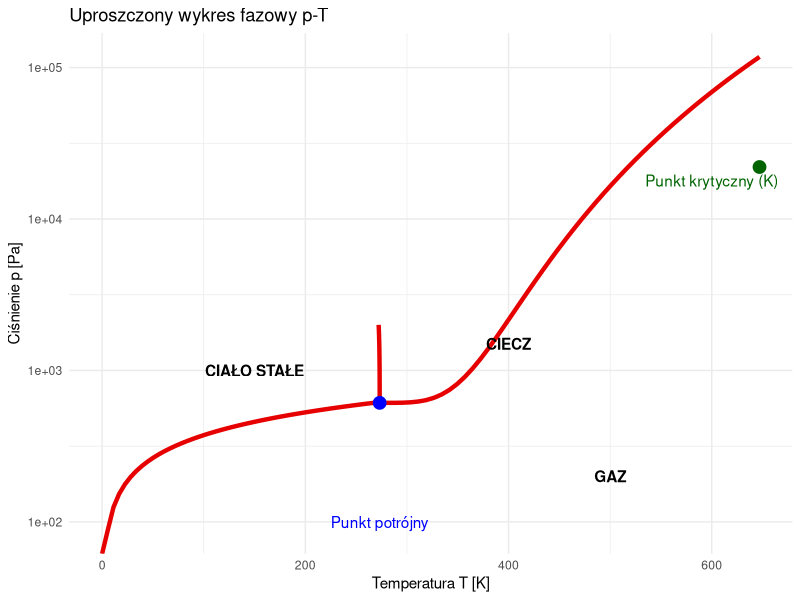
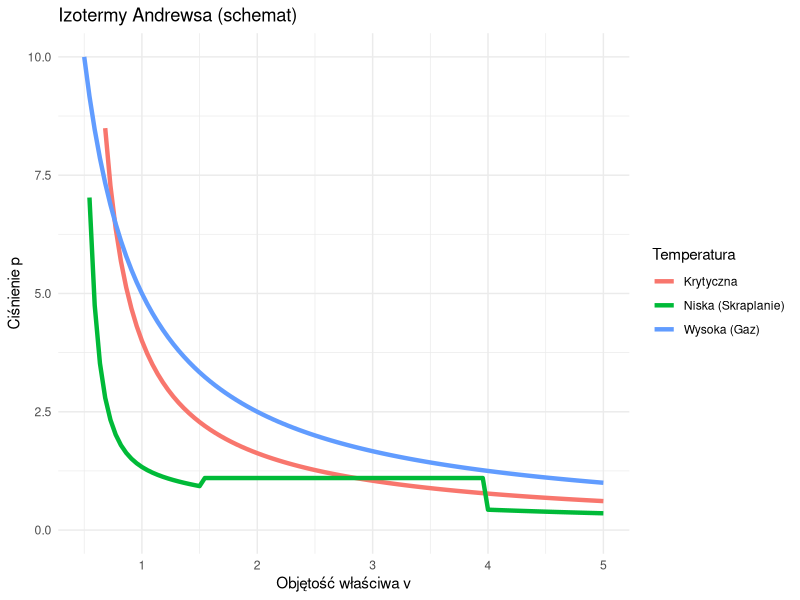
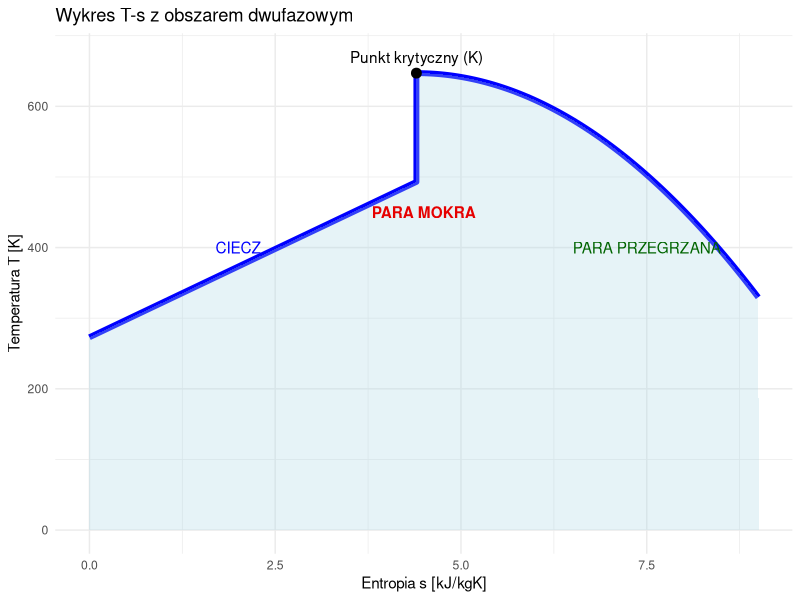

Here is the R script that generated these plots, in order:
## ---- chunk 1
#| label: phase-diagram-simple
#| echo: false
#| fig-width: 6
#| fig-height: 5

library(ggplot2)

# Uproszczone dane dla wykresu p-T wody (nie w skali, poglądowe)
curve_sublimation <- data.frame(T = seq(0, 273.16, length.out=50), p = seq(0, 611, length.out=50)^0.5 * 25)
curve_vaporization <- data.frame(T = seq(273.16, 647, length.out=50), p = 611 + (seq(0, 22, length.out=50)^4)*0.5)
curve_fusion <- data.frame(T = 273.16 - (seq(0, 10, length.out=10)^2)*0.01, p = seq(611, 2000, length.out=10))

ggplot() +
  geom_line(data=curve_sublimation, aes(x=T, y=p), color="#e60000", size=1.5) +
  geom_line(data=curve_vaporization, aes(x=T, y=p), color="#e60000", size=1.5) +
  geom_line(data=curve_fusion, aes(x=T, y=p), color="#e60000", size=1.5) +
  annotate("text", x=150, y=1000, label="CIAŁO STAŁE", fontface="bold") +
  annotate("text", x=400, y=1500, label="CIECZ", fontface="bold") +
  annotate("text", x=500, y=200, label="GAZ", fontface="bold") +
  annotate("point", x=273.16, y=611, color="blue", size=4) +
  annotate("text", x=273.16, y=100, label="Punkt potrójny", color="blue") +
  annotate("point", x=647, y=22060, color="darkgreen", size=4) +
  annotate("text", x=600, y=18000, label="Punkt krytyczny (K)", color="darkgreen") +
  theme_minimal() +
  labs(x="Temperatura T [K]", y="Ciśnienie p [Pa]", title="Uproszczony wykres fazowy p-T") +
  scale_y_log10()
## ---- chunk 2
#| label: andrews-isotherms
#| echo: false
#| fig-width: 6
#| fig-height: 5

v <- seq(0.5, 5, length.out=100)
df <- data.frame(
  v = rep(v, 3),
  p = c(5/v, 3/(v-0.4) - 1/v^2, 2/(v-0.4) - 2/v^2), # Uproszczone izotermy
  temp = rep(c("Wysoka (Gaz)", "Krytyczna", "Niska (Skraplanie)"), each=100)
)
df$p[df$p < 0] <- 0
df$p[df$temp == "Niska (Skraplanie)" & df$v > 1.5 & df$v < 4] <- 1.1 # Pozioma półka

ggplot(df, aes(x=v, y=p, color=temp)) +
  geom_line(size=1.5) +
  ylim(0, 10) +
  theme_minimal() +
  labs(x="Objętość właściwa v", y="Ciśnienie p", title="Izotermy Andrewsa (schemat)", color="Temperatura")
## ---- chunk 3
#| label: steam-dome
#| echo: false
#| fig-width: 6
#| fig-height: 5

# Uproszczona kopuła nasycenia (T-s)
s_liq <- seq(0, 4.4, length.out=100)
T_liq <- 273 + (s_liq*50) # Bardzo uproszczone
s_vap <- seq(4.4, 9, length.out=100)
T_vap <- 647 - (s_vap-4.4)^2 * 15 # Bardzo uproszczone

dome <- data.frame(
  s = c(s_liq, rev(s_vap)),
  T = c(T_liq, rev(T_vap))
)

ggplot(dome, aes(x=s, y=T)) +
  geom_line(color="blue", size=2) +
  geom_area(fill="lightblue", alpha=0.3) +
  annotate("text", x=2, y=400, label="CIECZ", color="blue") +
  annotate("text", x=4.5, y=450, label="PARA MOKRA", color="#e60000", fontface="bold") +
  annotate("text", x=7.5, y=400, label="PARA PRZEGRZANA", color="darkgreen") +
  annotate("point", x=4.4, y=647, color="black", size=3) +
  annotate("text", x=4.4, y=670, label="Punkt krytyczny (K)") +
  theme_minimal() +
  labs(x="Entropia s [kJ/kgK]", y="Temperatura T [K]", title="Wykres T-s z obszarem dwufazowym")
